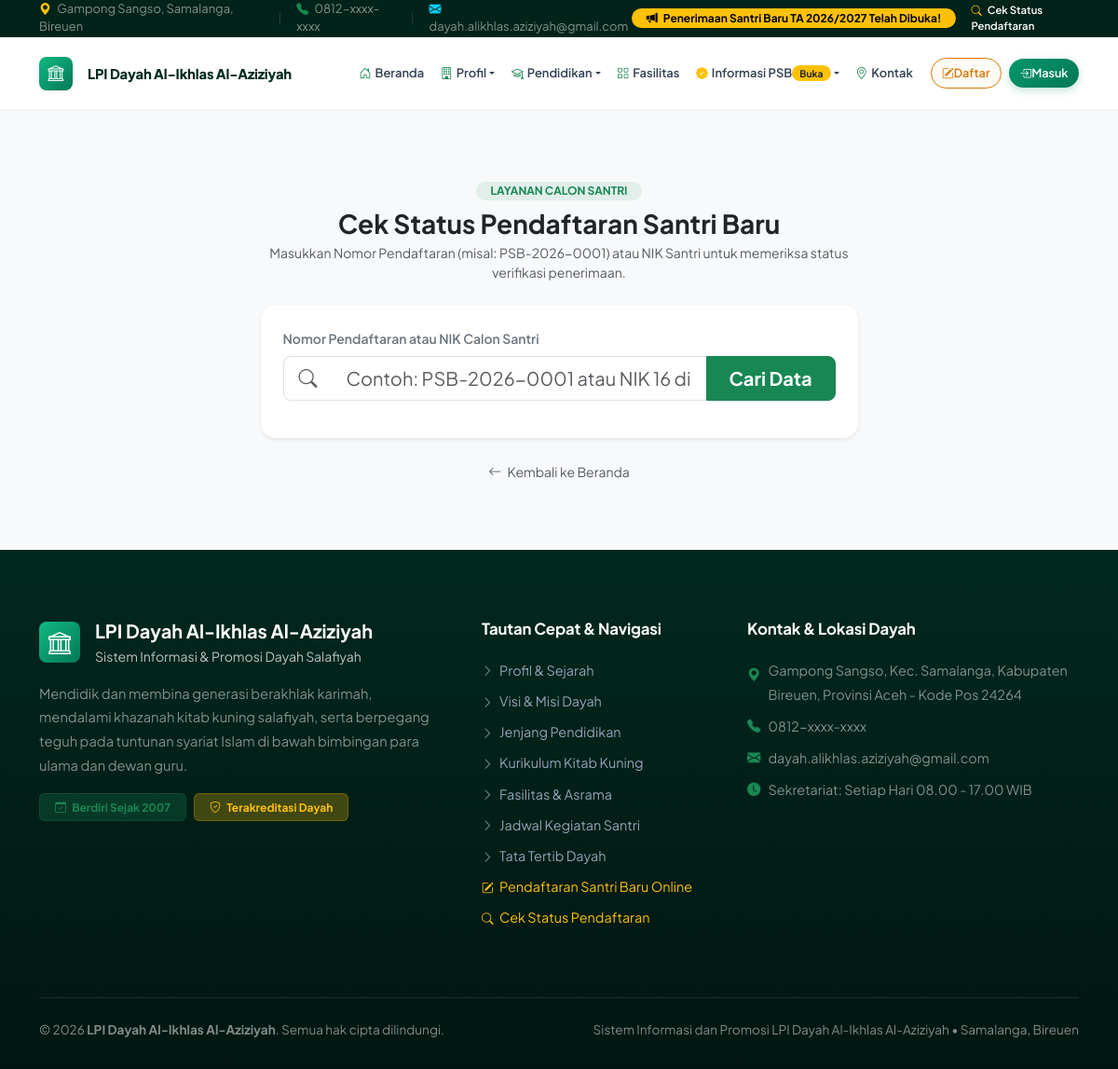
The page /index.php/pendaftaran/cek_status on the database its author committed.
### tables this page shows
CREATE TABLE `profil_dayah` (
  `id` tinyint(3) unsigned NOT NULL DEFAULT '1',
  `nama_dayah` varchar(150) NOT NULL,
  `tahun_berdiri` year(4) DEFAULT NULL,
  `jalan` varchar(100) DEFAULT NULL,
  `dusun` varchar(100) DEFAULT NULL,
  `gampong` varchar(100) DEFAULT NULL,
  `kemukiman` varchar(100) DEFAULT NULL,
  `kecamatan` varchar(100) DEFAULT NULL,
  `kabupaten` varchar(100) DEFAULT NULL,
  `status_kelembagaan` varchar(100) DEFAULT NULL,
  `izin_operasional` varchar(150) DEFAULT NULL,
  `nama_pimpinan` varchar(150) DEFAULT NULL,
  `sejarah` text,
  `visi` text,
  `misi` text,
  `tujuan` text,
  `no_hp` varchar(30) DEFAULT NULL,
  `email` varchar(100) DEFAULT NULL,
  `latitude` decimal(10,7) DEFAULT NULL,
  `longitude` decimal(10,7) DEFAULT NULL,
  `logo` varchar(255) DEFAULT NULL,
  `updated_at` timestamp NOT NULL DEFAULT CURRENT_TIMESTAMP ON UPDATE CURRENT_TIMESTAMP,
  PRIMARY KEY (`id`)
);

CREATE TABLE `tahun_ajaran` (
  `id` int(10) unsigned NOT NULL AUTO_INCREMENT,
  `nama` varchar(20) NOT NULL COMMENT 'contoh: 2026/2027',
  `tanggal_mulai` date DEFAULT NULL,
  `tanggal_selesai` date DEFAULT NULL,
  `aktif` tinyint(1) NOT NULL DEFAULT '0',
  PRIMARY KEY (`id`),
  UNIQUE KEY `nama` (`nama`)
);

### application/core/MY_Controller.php (called while the page is built, shortened)
<?php
class MY_Controller extends CI_Controller {
    public $profil;
    public $tahun_ajaran_aktif;
    public function __construct() {
        $this->load->model('User_model');
        $this->load->model('Profil_model');
        $this->load->model('Akademik_model');
        $this->load->model('Guru_model');
        $this->load->model('Santri_model');
        $this->load->model('Pendaftaran_model');
        $this->load->model('Pembayaran_model');
        $this->profil = $this->Profil_model->get_profil();
        $this->tahun_ajaran_aktif = $this->Profil_model->get_tahun_ajaran_aktif();
    }
    protected function render_public($view, $data = array()) {
        $data['profil'] = $this->profil;
        $data['tahun_ajaran_aktif'] = $this->tahun_ajaran_aktif;
        $data['content_view'] = $view;
        $this->load->view('layouts/public_master', $data);
    }
}
class Public_Controller extends MY_Controller {
    public function __construct() {
        parent::__construct();
    }
}

### application/controllers/Pendaftaran.php (called while the page is built, shortened)
<?php
class Pendaftaran extends Public_Controller {
    public function __construct() {
        parent::__construct();
    }
    public function cek_status() {
        $data['title'] = 'Cek Status Pendaftaran Santri Baru';
        $data['hasil'] = null;
        $data['berkas'] = array();
        $data['keyword'] = $this->input->get('keyword', TRUE);
        $this->render_public('public/pendaftaran_cek', $data);
    }
}

### index.php (called while the page is built, shortened)
<?php
require_once BASEPATH.'core/CodeIgniter.php';

### application/models/Profil_model.php (called while the page is built, shortened)
<?php
class Profil_model extends CI_Model {
    public function get_profil() {
        $profil = $this->db->get('profil_dayah')->row();
        return $profil;
    }
    public function get_tahun_ajaran_aktif() {
        $ta = $this->db->get_where('tahun_ajaran', array('aktif' => 1))->row();
        return $ta ?: (object) array('id' => 1, 'nama' => '2026/2027');
    }
}

### application/helpers/dayah_helper.php (called while the page is built, shortened)
<?php
if (!function_exists('is_logged_in')) {
    function is_logged_in() {
        $ci =& get_instance();
        return (bool) $ci->session->userdata('logged_in');
    }
}

### application/views/layouts/public_master.php (the view, shortened to what this page needs)
<!DOCTYPE html>
<html lang="id">
<head>
    <link href="https://cdn.jsdelivr.net/npm/bootstrap@5.3.3/dist/css/bootstrap.min.css" rel="stylesheet">
    <link href="https://cdn.jsdelivr.net/npm/bootstrap-icons@1.11.3/font/bootstrap-icons.css" rel="stylesheet">
</head>
<body>
    <div class="top-bar-public bg-dark text-white-50 py-1.5 border-bottom border-light border-opacity-10 d-none d-lg-block" style="background: #02231a !important; font-size: 0.81rem;">
        <div class="container d-flex justify-content-between align-items-center">
            <div class="d-flex align-items-center gap-3">
                <span class="text-white-50">
                    <i class="bi bi-geo-alt-fill text-warning me-1"></i> Gampong Sangso, Samalanga, Bireuen
                </span>
                <span class="text-white-50 opacity-25">|</span>
                <a href="tel:<?= html_escape($profil->no_hp ?? ''); ?>" class="text-white-50 text-decoration-none hover-white">
                    <i class="bi bi-telephone-fill text-success me-1"></i> <?= html_escape($profil->no_hp ?? '0812-xxxx-xxxx'); ?>
                </a>
                <span class="text-white-50 opacity-25">|</span>
                <a href="mailto:<?= html_escape($profil->email ?? 'dayah.alikhlas.aziziyah@gmail.com'); ?>" class="text-white-50 text-decoration-none hover-white">
                    <i class="bi bi-envelope-fill text-info me-1"></i> <?= html_escape($profil->email ?? 'dayah.alikhlas.aziziyah@gmail.com'); ?>
                </a>
            </div>
            <div class="d-flex align-items-center gap-3">
                <span class="badge bg-warning text-dark fw-bold px-3 py-1 rounded-pill shadow-sm" style="font-size: 0.75rem; color: #000000 !important;">
                    <i class="bi bi-megaphone-fill me-1" style="color: #000000 !important;"></i> Penerimaan Santri Baru TA <?= html_escape($tahun_ajaran_aktif->nama ?? '2026/2027'); ?> Telah Dibuka!
                </span>
                <a href="<?= base_url('pendaftaran/cek_status'); ?>" class="text-white text-decoration-none small fw-semibold hover-gold">
                    <i class="bi bi-search me-1 text-warning"></i> Cek Status Pendaftaran
                </a>
            </div>
        </div>
    </div>
    <nav class="navbar navbar-expand-lg navbar-public sticky-top py-2.5 py-lg-3" id="navbarMain">
        <div class="container">
            <a class="navbar-brand d-flex align-items-center gap-2 gap-sm-3 text-decoration-none" href="<?= base_url(); ?>">
                <div class="brand-icon-box bg-success text-white rounded-3 d-flex align-items-center justify-content-center shadow-sm flex-shrink-0" style="background: linear-gradient(135deg, #10b981 0%, #047857 100%) !important;">
                    <i class="bi bi-bank fs-5"></i>
                </div>
                <div class="d-flex flex-column">
                    <div class="navbar-brand-title">LPI Dayah Al-Ikhlas Al-Aziziyah</div>
                </div>
            </a>
            <div class="collapse navbar-collapse" id="navMain">
                <ul class="navbar-nav ms-auto align-items-lg-center gap-lg-1 mb-2 mb-lg-0">
                    <li class="nav-item">
                        <a class="nav-link" href="<?= base_url(); ?>#beranda">
                            <i class="bi bi-house-door text-success me-1"></i> Beranda
                        </a>
                    </li>
                    <li class="nav-item dropdown">
                        <a class="nav-link dropdown-toggle" href="#" role="button" data-bs-toggle="dropdown" aria-expanded="false">
                            <i class="bi bi-building text-success me-1"></i> Profil
                        </a>
                    </li>
                    <li class="nav-item dropdown">
                        <a class="nav-link dropdown-toggle" href="#" role="button" data-bs-toggle="dropdown" aria-expanded="false">
                            <i class="bi bi-mortarboard text-success me-1"></i> Pendidikan
                        </a>
                    </li>
                    <li class="nav-item">
                        <a class="nav-link" href="<?= base_url(); ?>#fasilitas">
                            <i class="bi bi-grid text-success me-1"></i> Fasilitas
                        </a>
                    </li>
                    <li class="nav-item dropdown">
                        <a class="nav-link dropdown-toggle d-inline-flex align-items-center" href="#" role="button" data-bs-toggle="dropdown" aria-expanded="false">
                            <i class="bi bi-patch-check-fill text-warning me-1"></i> Informasi PSB
                            <span class="badge bg-warning text-dark rounded-pill ms-1.5 fw-bold" style="font-size: 0.65rem; padding: 0.2rem 0.5rem;">Buka</span>
                        </a>
                    </li>
                    <li class="nav-item">
                        <a class="nav-link" href="<?= base_url(); ?>#kontak">
                            <i class="bi bi-geo-alt text-success me-1"></i> Kontak
                        </a>
                    </li>
                    <li class="nav-item ms-lg-2 d-none d-lg-block flex-shrink-0">
                        <a class="btn btn-gold-outline d-inline-flex align-items-center gap-1.5" href="<?= base_url('pendaftaran'); ?>">
                            <i class="bi bi-pencil-square"></i> Daftar <span class="nav-btn-text-long">Santri</span>
                        </a>
                    </li>
                    <li class="nav-item ms-lg-1 d-none d-lg-block flex-shrink-0">
                        <?php if (is_logged_in()): ?>
                            <a class="btn btn-primary-dayah d-inline-flex align-items-center gap-1.5" href="<?= base_url(user_role()); ?>">
                                <i class="bi bi-speedometer2"></i> Dashboard
                            </a>
                        <?php else: ?>
                            <a class="btn btn-primary-dayah d-inline-flex align-items-center gap-1.5" href="<?= base_url('login'); ?>">
                                <i class="bi bi-box-arrow-in-right"></i> Masuk <span class="nav-btn-text-long">Sistem</span>
                            </a>
                        <?php endif; ?>
                    </li>
                </ul>
            </div>
        </div>
    </nav>
    <main>
    </main>
    <footer class="footer-public" id="kontak">
        <div class="container">
            <div class="row g-4 mb-5">
                <div class="col-12 col-lg-5">
                    <div class="d-flex align-items-center gap-3 mb-3">
                        <div class="bg-success text-white rounded-3 d-flex align-items-center justify-content-center flex-shrink-0" style="width: 44px; height: 44px; background: linear-gradient(135deg, #10b981, #047857) !important;">
                            <i class="bi bi-bank fs-4"></i>
                        </div>
                        <div>
                            <div class="text-white fw-bold fs-5">LPI Dayah Al-Ikhlas Al-Aziziyah</div>
                            <small class="text-light opacity-75">Sistem Informasi &amp; Promosi Dayah Salafiyah</small>
                        </div>
                    </div>
                    <p class="text-white-50 pe-lg-4" style="line-height: 1.75; font-size: 0.92rem;">
                        Mendidik dan membina generasi berakhlak karimah, mendalami khazanah kitab kuning salafiyah, serta berpegang teguh pada tuntunan syariat Islam di bawah bimbingan para ulama dan dewan guru.
                    </p>
                    <div class="d-flex flex-wrap gap-2">
                        <span class="badge bg-success bg-opacity-25 text-success border border-success border-opacity-25 py-2 px-3">
                            <i class="bi bi-calendar-check me-1"></i> Berdiri Sejak <?= html_escape($profil->tahun_berdiri ?? '2007'); ?>
                        </span>
                        <span class="badge bg-warning bg-opacity-25 text-warning border border-warning border-opacity-25 py-2 px-3">
                            <i class="bi bi-shield-check me-1"></i> Terakreditasi Dayah
                        </span>
                    </div>
                </div>
                <div class="col-12 col-sm-6 col-lg-3">
                    <div class="footer-title">Tautan Cepat &amp; Navigasi</div>
                    <ul class="list-unstyled">
                        <li><a href="<?= base_url(); ?>#profil" class="footer-link"><i class="bi bi-chevron-right me-1 small"></i> Profil &amp; Sejarah</a></li>
                        <li><a href="<?= base_url(); ?>#visi-misi" class="footer-link"><i class="bi bi-chevron-right me-1 small"></i> Visi &amp; Misi Dayah</a></li>
                        <li><a href="<?= base_url(); ?>#kurikulum" class="footer-link"><i class="bi bi-chevron-right me-1 small"></i> Jenjang Pendidikan</a></li>
                        <li><a href="<?= base_url(); ?>#kurikulum-kitab" class="footer-link"><i class="bi bi-chevron-right me-1 small"></i> Kurikulum Kitab Kuning</a></li>
                        <li><a href="<?= base_url(); ?>#fasilitas" class="footer-link"><i class="bi bi-chevron-right me-1 small"></i> Fasilitas &amp; Asrama</a></li>
                        <li><a href="<?= base_url(); ?>#jadwal" class="footer-link"><i class="bi bi-chevron-right me-1 small"></i> Jadwal Kegiatan Santri</a></li>
                        <li><a href="<?= base_url(); ?>#peraturan" class="footer-link"><i class="bi bi-chevron-right me-1 small"></i> Tata Tertib Dayah</a></li>
                        <li><a href="<?= base_url('pendaftaran'); ?>" class="footer-link text-warning"><i class="bi bi-pencil-square me-1 small"></i> Pendaftaran Santri Baru Online</a></li>
                        <li><a href="<?= base_url('pendaftaran/cek_status'); ?>" class="footer-link text-warning"><i class="bi bi-search me-1 small"></i> Cek Status Pendaftaran</a></li>
                    </ul>
                </div>
                <div class="col-12 col-sm-6 col-lg-4">
                    <div class="footer-title">Kontak &amp; Lokasi Dayah</div>
                    <ul class="list-unstyled text-white-50" style="font-size: 0.9rem; line-height: 1.8;">
                        <li class="d-flex align-items-start gap-2 mb-2">
                            <i class="bi bi-geo-alt-fill text-success flex-shrink-0 mt-1"></i>
                            <span>Gampong Sangso, Kec. Samalanga, Kabupaten Bireuen, Provinsi Aceh - Kode Pos 24264</span>
                        </li>
                        <li class="d-flex align-items-center gap-2 mb-2">
                            <i class="bi bi-telephone-fill text-success flex-shrink-0"></i>
                            <span><?= html_escape($profil->no_hp ?? '0812-xxxx-xxxx'); ?></span>
                        </li>
                        <li class="d-flex align-items-center gap-2 mb-2">
                            <i class="bi bi-envelope-fill text-success flex-shrink-0"></i>
                            <span><?= html_escape($profil->email ?? 'dayah.alikhlas.aziziyah@gmail.com'); ?></span>
                        </li>
                        <li class="d-flex align-items-center gap-2">
                            <i class="bi bi-clock-fill text-success flex-shrink-0"></i>
                            <span>Sekretariat: Setiap Hari 08.00 - 17.00 WIB</span>
                        </li>
                    </ul>
                </div>
            </div>
            <div class="border-top border-white border-opacity-10 pt-4 d-flex flex-column flex-md-row justify-content-between align-items-center gap-2 text-white-50" style="font-size: 0.85rem;">
                <div>&copy; <?= date('Y'); ?> <strong>LPI Dayah Al-Ikhlas Al-Aziziyah</strong>. Semua hak cipta dilindungi.</div>
                <div>Sistem Informasi dan Promosi LPI Dayah Al-Ikhlas Al-Aziziyah &bull; Samalanga, Bireuen</div>
            </div>
        </div>
    </footer>
</body>
</html>

### rows shown on the page
profil_dayah: no_hp "0812-xxxx-xxxx", email "dayah.alikhlas.aziziyah@gmail.com", tahun_berdiri "2007"
tahun_ajaran: nama "2026/2027"
